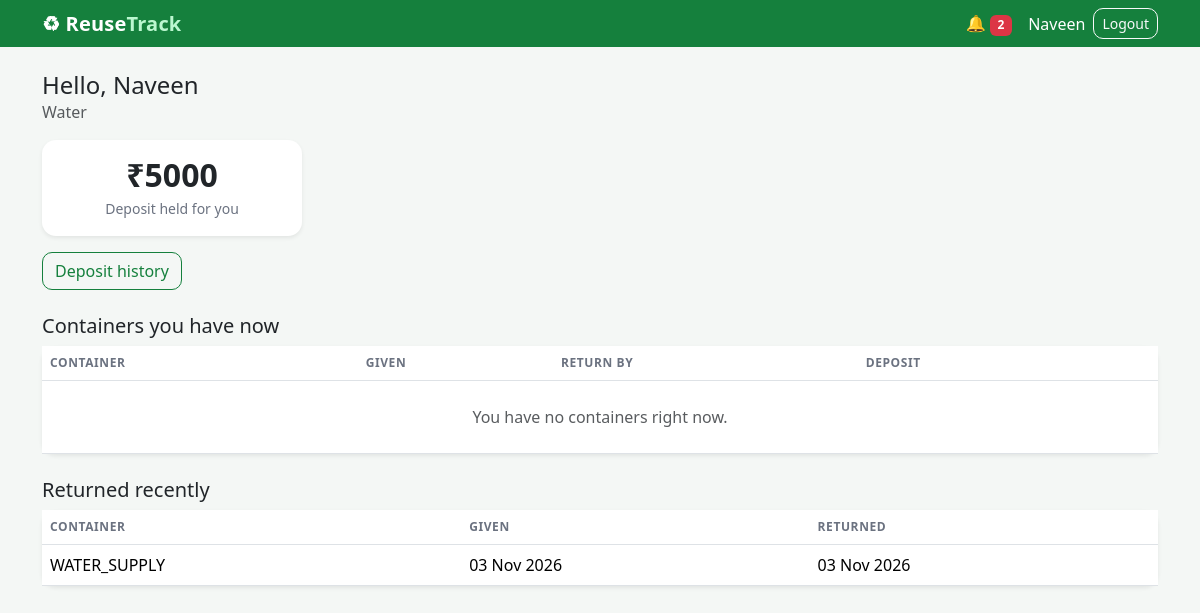
/portal/ (signed in), run on an earlier commit of the app's database.
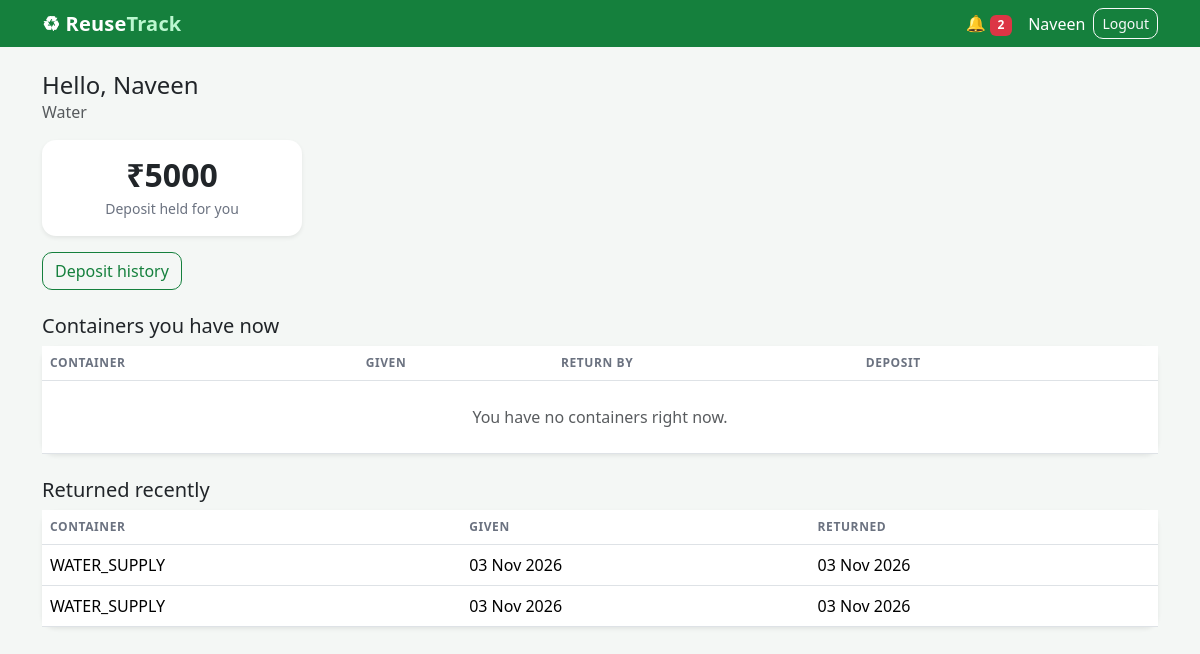
And on a later commit of the database.
### assignments/models.py (models this page shows, shortened)
class Assignment(models.Model):
    class Condition(models.TextChoices):
        GOOD = 'GOOD', 'Good'
        DAMAGED = 'DAMAGED', 'Damaged'
    business = models.ForeignKey(Business, on_delete=models.CASCADE, related_name='assignments')
    customer = models.ForeignKey(Customer, on_delete=models.PROTECT, related_name='assignments')
    container = models.ForeignKey(Container, on_delete=models.PROTECT, related_name='assignments')
    assigned_date = models.DateField(default=timezone.localdate)
    expected_return_date = models.DateField()
    returned_date = models.DateField(null=True, blank=True)
    return_condition = models.CharField(max_length=10, choices=Condition.choices, blank=True)
    deposit_amount = models.DecimalField(max_digits=8, decimal_places=2, default=0)
    created_at = models.DateTimeField(auto_now_add=True)
    class Meta:
        ordering = ['-created_at']

### containers/models.py (models this page shows, shortened)
class Container(models.Model):
    class Status(models.TextChoices):
        AVAILABLE = 'AVAILABLE', 'Available'
        WITH_CUSTOMER = 'WITH_CUSTOMER', 'With Customer'
        DAMAGED = 'DAMAGED', 'Damaged'
        LOST = 'LOST', 'Lost'
    business = models.ForeignKey(Business, on_delete=models.CASCADE, related_name='containers')
    code = models.CharField(max_length=30)
    container_type = models.CharField(max_length=50)
    capacity = models.CharField(max_length=30)
    status = models.CharField(max_length=20, choices=Status.choices, default=Status.AVAILABLE)
    notes = models.TextField(blank=True)
    created_at = models.DateTimeField(auto_now_add=True)
    class Meta:
        ordering = ['code']
        unique_together = ('business', 'code')

### portal/views.py (the view)
# urls.py: path('', views.portal_home, name='portal_home'),
@customer_required
def portal_home(request):
    customer = request.customer
    active = list(
        customer.assignments.filter(returned_date__isnull=True).select_related('container')
    )
    open_ids = set(
        PickupRequest.objects.filter(
            customer=customer, status=PickupRequest.Status.OPEN
        ).values_list('assignment_id', flat=True)
    )
    for a in active:
        a.pickup_requested = a.pk in open_ids
    past = customer.assignments.filter(returned_date__isnull=False).select_related('container')[:10]
    return render(request, 'portal/portal_home.html', {
        'customer': customer,
        'active': active,
        'past': past,
        'held': _held_total(customer),
    })

### notifications/context_processors.py (called while the page is built)
def notifications(request):
    user = request.user
    if not user.is_authenticated or user.business_id is None:
        return {}
    today = timezone.localdate().isoformat()
    if request.session.get('reminders_date') != today:
        generate_reminders(user)
        request.session['reminders_date'] = today
    return {'unread_count': Notification.objects.filter(user=user, is_read=False).count()}

### notifications/reminders.py (called while the page is built, shortened)
def generate_reminders(user):
    today = timezone.localdate()
    soon = today + timedelta(days=2)
    is_customer = user.role == User.Role.CUSTOMER
    if is_customer:
        customer = Customer.objects.filter(user=user).first()
        if customer is None:
            return
        assignments = Assignment.objects.filter(
            customer=customer, returned_date__isnull=True
        ).select_related('container')
        link = reverse('portal_home')
    elif user.role in (User.Role.ADMIN, User.Role.STAFF) and user.business_id:
        assignments = Assignment.objects.filter(
            business_id=user.business_id, returned_date__isnull=True
        ).select_related('container', 'customer')
        link = reverse('assignment_list')
    else:
        return

### portal/templates/portal/portal_home.html
{% extends 'accounts/base.html' %}
{% block content %}
<h4 class="mb-0">Hello, {{ customer.name }}</h4>
<p class="text-muted">{{ customer.business.name }}</p>
<div class="card text-center shadow-sm mb-3" style="max-width:260px">
    <div class="card-body">
        <h2>₹{{ held }}</h2>
        <small>Deposit held for you</small>
    </div>
</div>
<a href="{% url 'portal_deposits' %}" class="btn btn-outline-success mb-4">Deposit history</a>
<h5>Containers you have now</h5>
<div class="card shadow-sm mb-4">
    <div class="table-responsive">
        <table class="table align-middle mb-0">
            <thead>
                <tr><th>Container</th><th>Given</th><th>Return by</th><th>Deposit</th><th></th></tr>
            </thead>
            <tbody>
                {% for a in active %}
                <tr>
                    <td><strong>{{ a.container.code }}</strong><br><small class="text-muted">{{ a.container.container_type }} · {{ a.container.capacity }}</small></td>
                    <td>{{ a.assigned_date|date:"d M Y" }}</td>
                    <td>
                        {{ a.expected_return_date|date:"d M Y" }}
                        {% if a.is_overdue %}<br><span class="badge bg-danger">Overdue</span>{% endif %}
                    </td>
                    <td>₹{{ a.deposit_amount }}</td>
                    <td>
                        {% if a.pickup_requested %}
                            <span class="badge bg-info text-dark">Pickup requested</span>
                        {% else %}
                        <form method="post" action="{% url 'pickup_request' a.pk %}" class="d-flex gap-1 mb-0">
                            {% csrf_token %}
                            <input type="text" name="note" maxlength="200" placeholder="Note (optional)"
                                   class="form-control form-control-sm">
                            <button class="btn btn-sm btn-success text-nowrap">Request pickup</button>
                        </form>
                        {% endif %}
                    </td>
                </tr>
                {% empty %}
                <tr><td colspan="5" class="text-center text-muted py-4">You have no containers right now.</td></tr>
                {% endfor %}
            </tbody>
        </table>
    </div>
</div>
<h5>Returned recently</h5>
<div class="card shadow-sm">
    <div class="table-responsive">
        <table class="table mb-0">
            <thead><tr><th>Container</th><th>Given</th><th>Returned</th></tr></thead>
            <tbody>
                {% for a in past %}
                <tr>
                    <td>{{ a.container.code }}</td>
                    <td>{{ a.assigned_date|date:"d M Y" }}</td>
                    <td>{{ a.returned_date|date:"d M Y" }}</td>
                </tr>
                {% empty %}
                <tr><td colspan="3" class="text-center text-muted py-4">Nothing returned yet.</td></tr>
                {% endfor %}
            </tbody>
        </table>
    </div>
</div>
{% endblock %}

What changed in the data, as far as the page shows it:
added Assignment: container.code "WATER_SUPPLY", assigned_date "03 Nov 2026", returned_date "03 Nov 2026"
